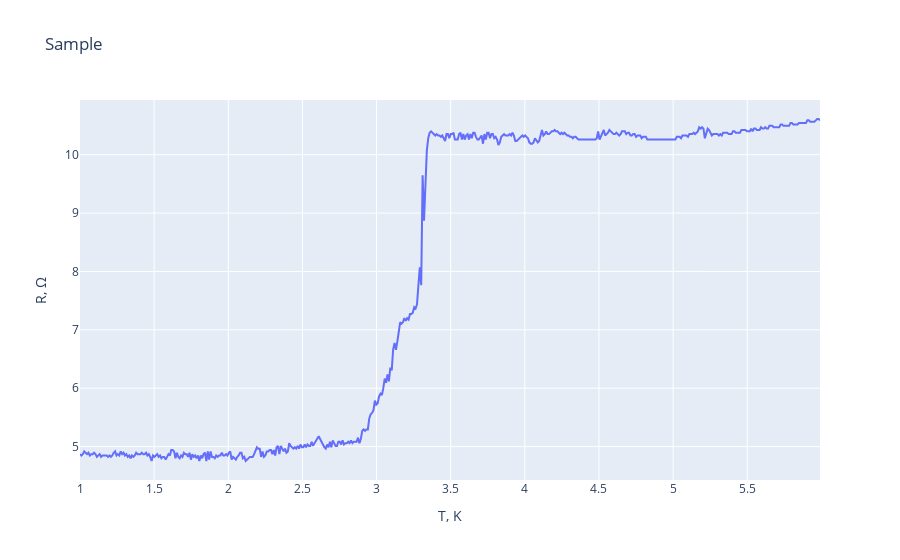

Source (notebook cell):
### Code cell
fig = px.line(df, x=df.columns[0], y=df.columns[1], title='Sample')
fig.show()

### Figure 1 — Plotly figure (JSON) as saved in the notebook; plotly's stock layout.template omitted (floating-point values rounded to 4 significant figures; data arrays with more than 128 entries replaced by an {"elided": "..."} marker saying what was removed)
{"data": [{"hovertemplate": "T, K=%{x}<br>R, Ω=%{y}<extra></extra>", "legendgroup": "", "line": {"color": "#636efa", "dash": "solid"}, "marker": {"symbol": "circle"}, "mode": "lines", "name": "", "orientation": "v", "showlegend": false, "type": "scatter", "x": {"elided": "528 float values"}, "xaxis": "x", "y": {"elided": "528 float values"}, "yaxis": "y"}], "layout": {"legend": {"tracegroupgap": 0}, "title": {"text": "Sample"}, "xaxis": {"anchor": "y", "domain": [0, 1], "title": {"text": "T, K"}}, "yaxis": {"anchor": "x", "domain": [0, 1], "title": {"text": "R, Ω"}}}}
